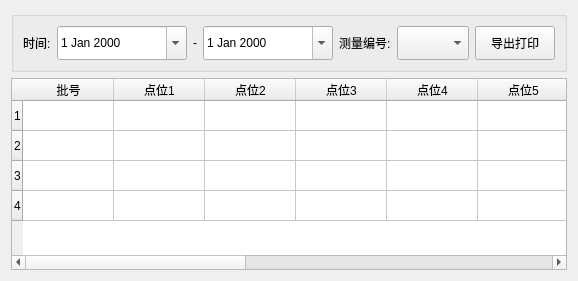
        <widget class="QWidget" name="dataQueryPage">
         <layout class="QVBoxLayout" name="verticalLayout_10">
          <item>
           <widget class="QGroupBox" name="groupBox_13">
            <property name="title">
             <string/>
            </property>
            <layout class="QHBoxLayout" name="horizontalLayout_32">
             <item>
              <layout class="QHBoxLayout" name="horizontalLayout_38">
               <item>
                <widget class="QLabel" name="label_31">
                 <property name="maximumSize">
                  <size>
                   <width>75</width>
                   <height>16777215</height>
                  </size>
                 </property>
                 <property name="text">
                  <string>时间:</string>
                 </property>
                </widget>
               </item>
               <item>
                <widget class="QDateEdit" name="startTime">
                 <property name="minimumSize">
                  <size>
                   <width>130</width>
                   <height>0</height>
                  </size>
                 </property>
                 <property name="maximumSize">
                  <size>
                   <width>16777215</width>
                   <height>34</height>
                  </size>
                 </property>
                 <property name="calendarPopup">
                  <bool>true</bool>
                 </property>
                </widget>
               </item>
               <item>
                <widget class="QLabel" name="label_32">
                 <property name="maximumSize">
                  <size>
                   <width>20</width>
                   <height>16777215</height>
                  </size>
                 </property>
                 <property name="text">
                  <string>-</string>
                 </property>
                </widget>
               </item>
               <item>
                <widget class="QDateEdit" name="endTime">
                 <property name="minimumSize">
                  <size>
                   <width>130</width>
                   <height>0</height>
                  </size>
                 </property>
                 <property name="maximumSize">
                  <size>
                   <width>16777215</width>
                   <height>34</height>
                  </size>
                 </property>
                 <property name="calendarPopup">
                  <bool>true</bool>
                 </property>
                </widget>
               </item>
              </layout>
             </item>
             <item>
              <layout class="QHBoxLayout" name="horizontalLayout_39">
               <item>
                <widget class="QLabel" name="label_33">
                 <property name="maximumSize">
                  <size>
                   <width>75</width>
                   <height>16777215</height>
                  </size>
                 </property>
                 <property name="text">
                  <string>测量编号:</string>
                 </property>
                </widget>
               </item>
               <item>
                <widget class="QComboBox" name="resultCodeList">
                 <property name="minimumSize">
                  <size>
                   <width>0</width>
                   <height>34</height>
                  </size>
                 </property>
                 <property name="maximumSize">
                  <size>
                   <width>16777215</width>
                   <height>34</height>
                  </size>
                 </property>
                </widget>
               </item>
              </layout>
             </item>
             <item>
              <widget class="QPushButton" name="exportBtn">
               <property name="maximumSize">
                <size>
                 <width>100</width>
                 <height>34</height>
                </size>
               </property>
               <property name="text">
                <string>导出打印</string>
               </property>
              </widget>
             </item>
            </layout>
           </widget>
          </item>
          <item>
           <widget class="QTableWidget" name="tableWidget">
            <attribute name="horizontalHeaderDefaultSectionSize">
             <number>91</number>
            </attribute>
            <row>
             <property name="text">
              <string>1</string>
             </property>
            </row>
            <row>
             <property name="text">
              <string>2</string>
             </property>
            </row>
            <row>
             <property name="text">
              <string>3</string>
             </property>
            </row>
            <row>
             <property name="text">
              <string>4</string>
             </property>
            </row>
            <column>
             <property name="text">
              <string>批号</string>
             </property>
            </column>
            <column>
             <property name="text">
              <string>点位1</string>
             </property>
            </column>
            <column>
             <property name="text">
              <string>点位2</string>
             </property>
            </column>
            <column>
             <property name="text">
              <string>点位3</string>
             </property>
            </column>
            <column>
             <property name="text">
              <string>点位4</string>
             </property>
            </column>
            <column>
             <property name="text">
              <string>点位5</string>
             </property>
            </column>
            <column>
             <property name="text">
              <string>点位6</string>
             </property>
            </column>
            <column>
             <property name="text">
              <string>点位7</string>
             </property>
            </column>
            <column>
             <property name="text">
              <string>点位4</string>
             </property>
            </column>
            <column>
             <property name="text">
              <string>点位9</string>
             </property>
            </column>
            <column>
             <property name="text">
              <string>时间</string>
             </property>
            </column>
            <column>
             <property name="text">
              <string>操作者</string>
             </property>
            </column>
           </widget>
          </item>
         </layout>
        </widget>
